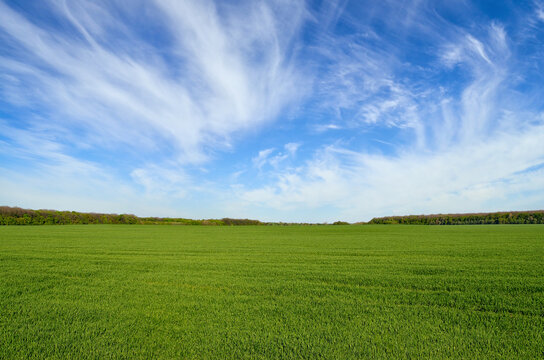
#> input picture tests/imgtest/d1/img 1.jpg, 544 x 360 px
$ python imgaug.py ../tests/imgtest/d1 out 3
#> lines starting #> are read from the running program, lines starting #| are printed output that depends on the picture
import sys
import os
import random
from PIL import Image, ImageEnhance, ImageFilter

def add_noise(image):
    pixels = image.load()
    for i in range(image.size[0]):
        for j in range(image.size[1]):
            r, g, b = pixels[i, j]
            noise = random.randint(-20, 20)
            pixels[i, j] = (
                max(0, min(r + noise, 255)),
                max(0, min(g + noise, 255)),
                max(0, min(b + noise, 255))
            )
    return image

def mirror_image(image):
    return image.transpose(Image.FLIP_LEFT_RIGHT)

def shift_image(image, shift_x, shift_y):
    return image.transform(image.size, Image.AFFINE, (1, 0, shift_x, 0, 1, shift_y))

def augment_image(image):
    augmentations = [
        lambda img: img.filter(ImageFilter.GaussianBlur(radius=random.uniform(0.5, 1.5))),
        lambda img: ImageEnhance.Brightness(img).enhance(random.uniform(0.8, 1.2)),
        lambda img: ImageEnhance.Contrast(img).enhance(random.uniform(0.8, 1.2)),
        lambda img: add_noise(img),
        lambda img: img.transpose(Image.ROTATE_90 if random.choice([True, False]) else Image.ROTATE_270),
        lambda img: mirror_image(img),
        lambda img: shift_image(img, random.randint(20, 30), random.randint(-10, 10))
    ]

    num_augmentations = random.randint(1, 4)
    for _ in range(num_augmentations):
        augmentation = random.choice(augmentations)
        image = augmentation(image)
    return image

def main(input_folder, output_folder, num_copies):
#> called with input_folder = '../tests/imgtest/d1', output_folder = 'out', num_copies = 3
    if not os.path.exists(output_folder):
        os.makedirs(output_folder)
    for filename in os.listdir(input_folder):
        if filename.lower().endswith('.jpg') or filename.lower().endswith('.jpeg'):
            input_path = os.path.join(input_folder, filename)
            img = Image.open(input_path)
#> img is the input picture: PIL image 544x360 RGB; mean R, G, B 123.7, 155.5, 145.7

            for i in range(num_copies):
                augmented_img = augment_image(img.copy())
                output_filename = f"{os.path.splitext(filename)[0]}_aug_{i+1}.jpg"
                output_path = os.path.join(output_folder, output_filename)
                augmented_img.save(output_path, 'JPEG')
#> this loop made 3 passes
#> pass 1, in main, `augmented_img = augment_image(img.copy())`:
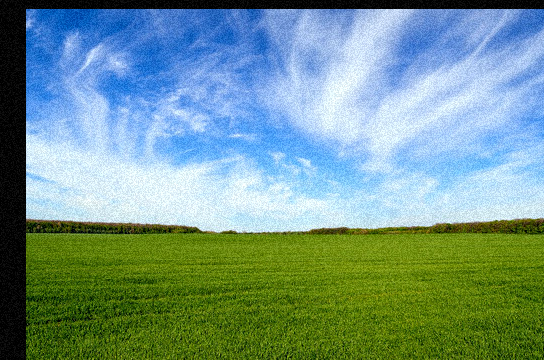
#> augmented_img: PIL image 544x360 RGB; mean R, G, B 114.8, 149.6, 140.7
#> pass 2, in main, `augmented_img = augment_image(img.copy())`:
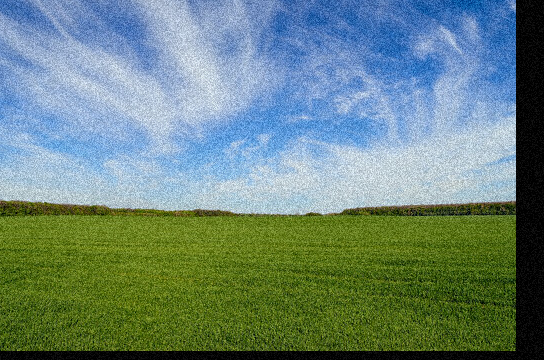
#> augmented_img: PIL image 544x360 RGB; mean R, G, B 106.6, 133.2, 123.6
#> pass 3, in main, `augmented_img = augment_image(img.copy())`:
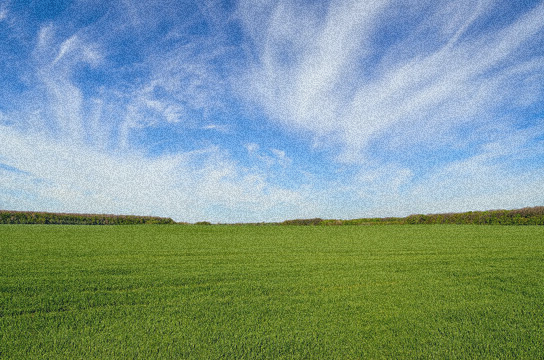
#> augmented_img: PIL image 544x360 RGB; mean R, G, B 126.4, 153.4, 145.1
#> pass 2 of the loop in main, `for filename in os.listdir(input_folder):`:
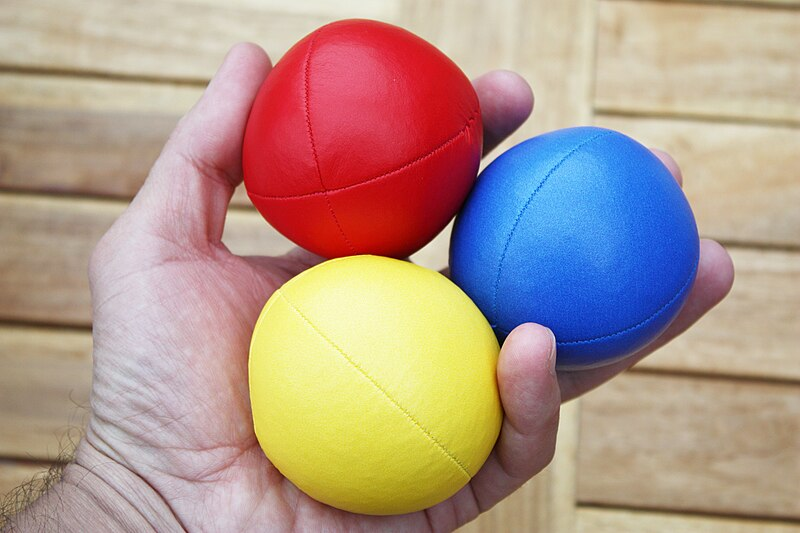
#> input picture tests/imgtest/d1/img 2.JPG, 800 x 533 px
#> in main, img is the input picture: PIL image 800x533 RGB; mean R, G, B 176.4, 151.4, 138.6
#> the loop in main, `for i in range(num_copies):` made 3 passes
#> pass 1, in main, `augmented_img = augment_image(img.copy())`:
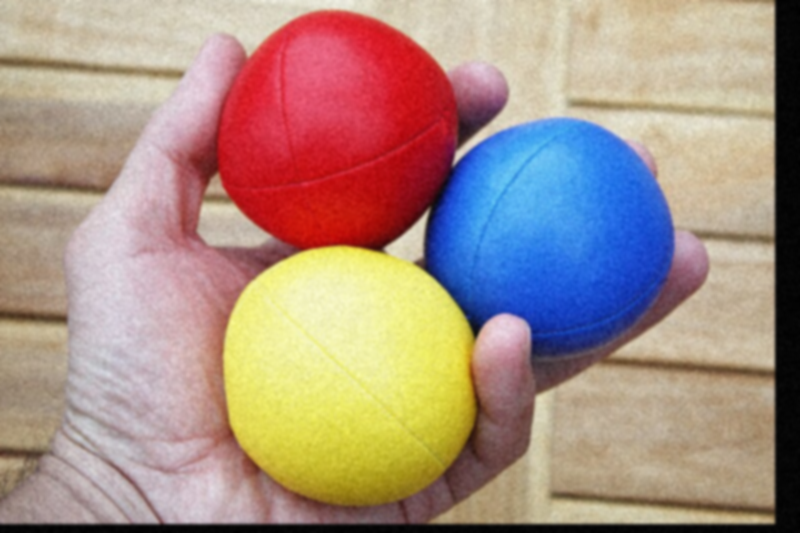
#> augmented_img: PIL image 800x533 RGB; mean R, G, B 168.2, 144.1, 132.5
#> pass 3, in main, `augmented_img = augment_image(img.copy())`:
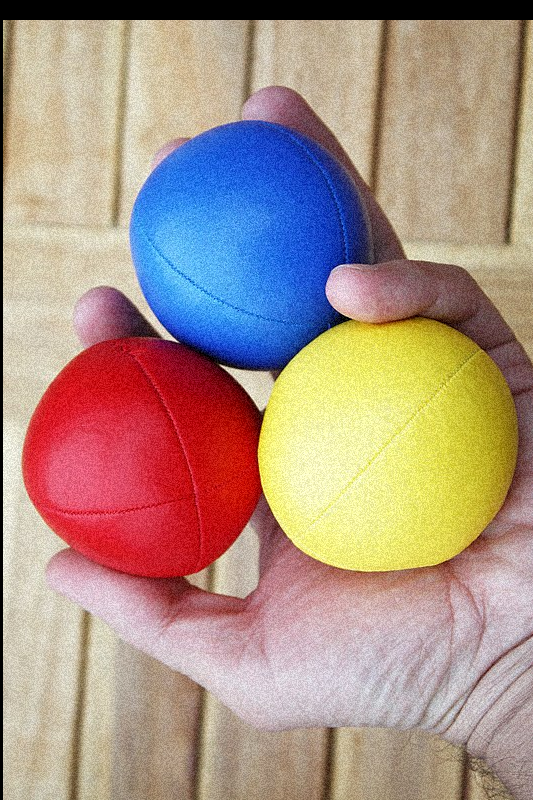
#> augmented_img: PIL image 533x800 RGB; mean R, G, B 171.2, 146.6, 134.4

if __name__ == "__main__":
    if len(sys.argv) != 4:
        print("Usage: python program.py <folder of jpg images> <output folder> <number of augmented copies>")
        sys.exit(1)

    input_folder = sys.argv[1]
    output_folder = sys.argv[2]
    num_copies = int(sys.argv[3])

    main(input_folder, output_folder, num_copies)
